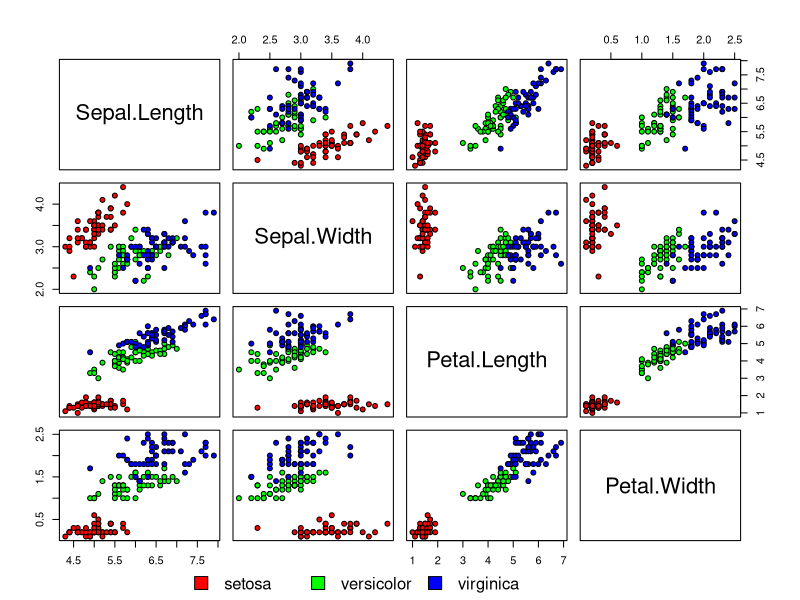
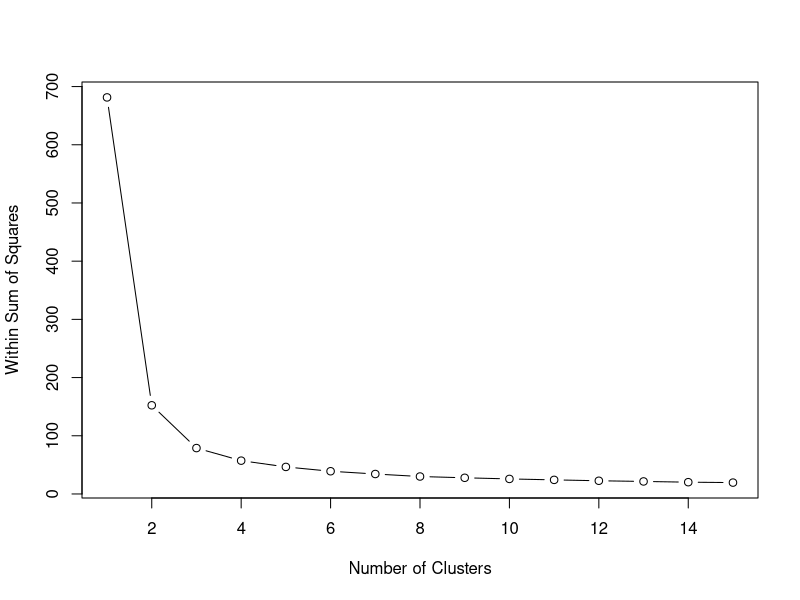
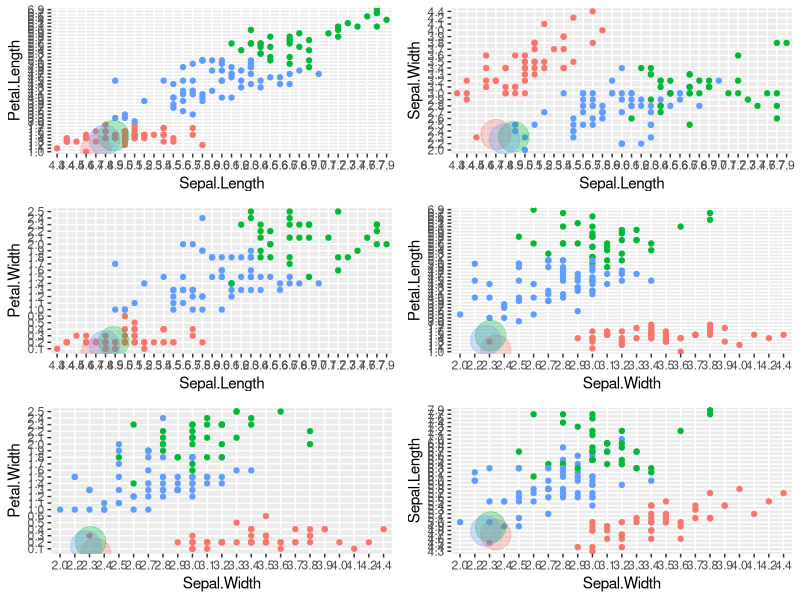
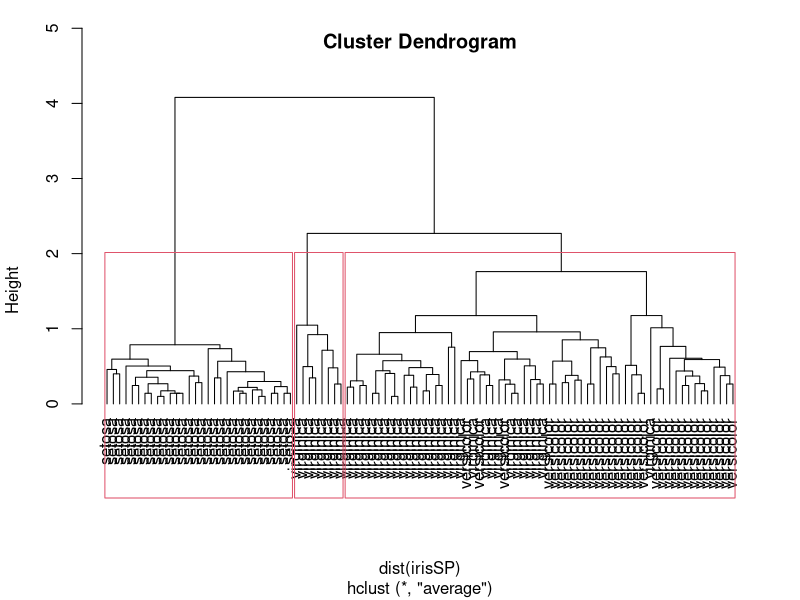

Write the R code that produced these figures, in order.
library(plyr)
#install.packages('ggplot2')
#install.packages('colorspace')
library(ggplot2)
library(cluster)
library(lattice)
library(graphics)
library(grid) 
library(gridExtra)

raw_input = as.data.frame(iris)
kmdata_org = as.matrix(raw_input[,c("Sepal.Length","Sepal.Width","Petal.Length","Petal.Width","Species")])
summary(raw_input)

colors <-c("red","green","blue")
pairs(iris[1:4],pch=21,bg=colors[unclass(iris$Species)])

par(xpd=TRUE)
legend(0.2,0.02,horiz=TRUE,as.vector(unique(iris$Species)),fill=colors,bty="n")

kmdata <- kmdata_org[,1:4]

wss <- numeric(15)
for (k in 1:15) 
  wss[k] <- sum(kmeans(kmdata, centers=k,nstart=25)$withinss)
plot(1:15, wss, type="b", xlab="Number of Clusters", ylab="Within Sum of Squares")

km = kmeans(kmdata, 3)
km
str(km)
table(iris$Species,km$cluster)

df = as.data.frame(kmdata[,1:4])
df$cluster = factor(km$cluster)
centers = as.data.frame(km$centers)

fig1 = ggplot(data=df, aes(x=Sepal.Length, y=Petal.Length, color=cluster ))+geom_point() + geom_point(data=centers,aes(x=Sepal.Length,y=Petal.Length, color=as.factor(c(1,2,3))),size=10, alpha=.3, show.legend = FALSE)
fig2 = ggplot(data=df, aes(x=Sepal.Length, y=Sepal.Width, color=cluster ))+geom_point() + geom_point(data=centers,aes(x=Sepal.Length, y=Sepal.Width, color=as.factor(c(1,2,3))),size=10, alpha=.3, show.legend = FALSE)
fig3 = ggplot(data=df, aes(x=Sepal.Length, y=Petal.Width, color=cluster ))+geom_point() + geom_point(data=centers,aes(x=Sepal.Length,y=Petal.Width, color=as.factor(c(1,2,3))),size=10, alpha=.3, show.legend = FALSE)
fig4 = ggplot(data=df, aes(x=Sepal.Width, y=Petal.Length, color=cluster ))+geom_point() + geom_point(data=centers,aes(x=Sepal.Width,y=Petal.Length, color=as.factor(c(1,2,3))),size=10, alpha=.3, show.legend = FALSE)
fig5 = ggplot(data=df, aes(x=Sepal.Width, y=Petal.Width, color=cluster ))+geom_point() + geom_point(data=centers,aes(x=Sepal.Width,y=Petal.Width, color=as.factor(c(1,2,3))),size=10, alpha=.3, show.legend =  FALSE)
fig6 = ggplot(data=df, aes(x=Sepal.Width, y=Sepal.Length, color=cluster ))+geom_point() + geom_point(data=centers,aes(x=Sepal.Width,y=Sepal.Length, color=as.factor(c(1,2,3))),size=10, alpha=.3, show.legend = FALSE)
grid.arrange(arrangeGrob(fig1 + theme(legend.position = "none"),
                         fig2 + theme(legend.position = "none"),
                         fig3 + theme(legend.position = "none"),
                         fig4 + theme(legend.position = "none"),
                         fig5 + theme(legend.position = "none"),
                         fig6 + theme(legend.position = "none"),
                         ncol = 2))

idx <- sample(1:dim(iris)[1],100)
irisSP <- iris[idx,]
irisSP$Species <- NULL

hc <- hclust(dist(irisSP),method = "ave")
plot(hc, hang= -1, labels = iris$Species[idx])

rect.hclust(hc, k=3)
groups <- cutree(hc, k=3)


